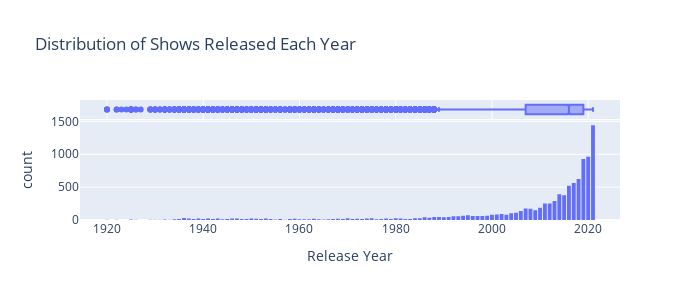

The notebook cell this image was saved under:
### Code cell
# Histogram
fig = px.histogram(
    df,
    x = 'release_year',
    marginal = 'box',
    title = 'Distribution of Shows Released Each Year',
    labels = dict(release_year = 'Release Year', index = 'Count')
)
fig.update_layout(
    width = 700,
    height = 300,
    bargap = 0.2
)
fig.show()

### Figure 1 — Plotly figure (JSON) as saved in the notebook; plotly's stock layout.template omitted (floating-point values rounded to 4 significant figures; data arrays with more than 128 entries replaced by an {"elided": "..."} marker saying what was removed)
{"data": [{"bingroup": "x", "hovertemplate": "Release Year=%{x}<br>count=%{y}<extra></extra>", "legendgroup": "", "marker": {"color": "#636efa", "pattern": {"shape": ""}}, "name": "", "orientation": "v", "showlegend": false, "type": "histogram", "x": {"elided": "9668 int values"}, "xaxis": "x", "yaxis": "y"}, {"hovertemplate": "Release Year=%{x}<extra></extra>", "legendgroup": "", "marker": {"color": "#636efa"}, "name": "", "notched": true, "showlegend": false, "type": "box", "x": {"elided": "9668 int values"}, "xaxis": "x2", "yaxis": "y2"}], "layout": {"bargap": 0.2, "barmode": "relative", "height": 300, "legend": {"tracegroupgap": 0}, "title": {"text": "Distribution of Shows Released Each Year"}, "width": 700, "xaxis": {"anchor": "y", "domain": [0, 1], "title": {"text": "Release Year"}}, "xaxis2": {"anchor": "y2", "domain": [0, 1], "matches": "x", "showgrid": true, "showticklabels": false}, "yaxis": {"anchor": "x", "domain": [0, 0.8316], "title": {"text": "count"}}, "yaxis2": {"anchor": "x2", "domain": [0.8416, 1], "matches": "y2", "showgrid": false, "showline": false, "showticklabels": false, "ticks": ""}}}
